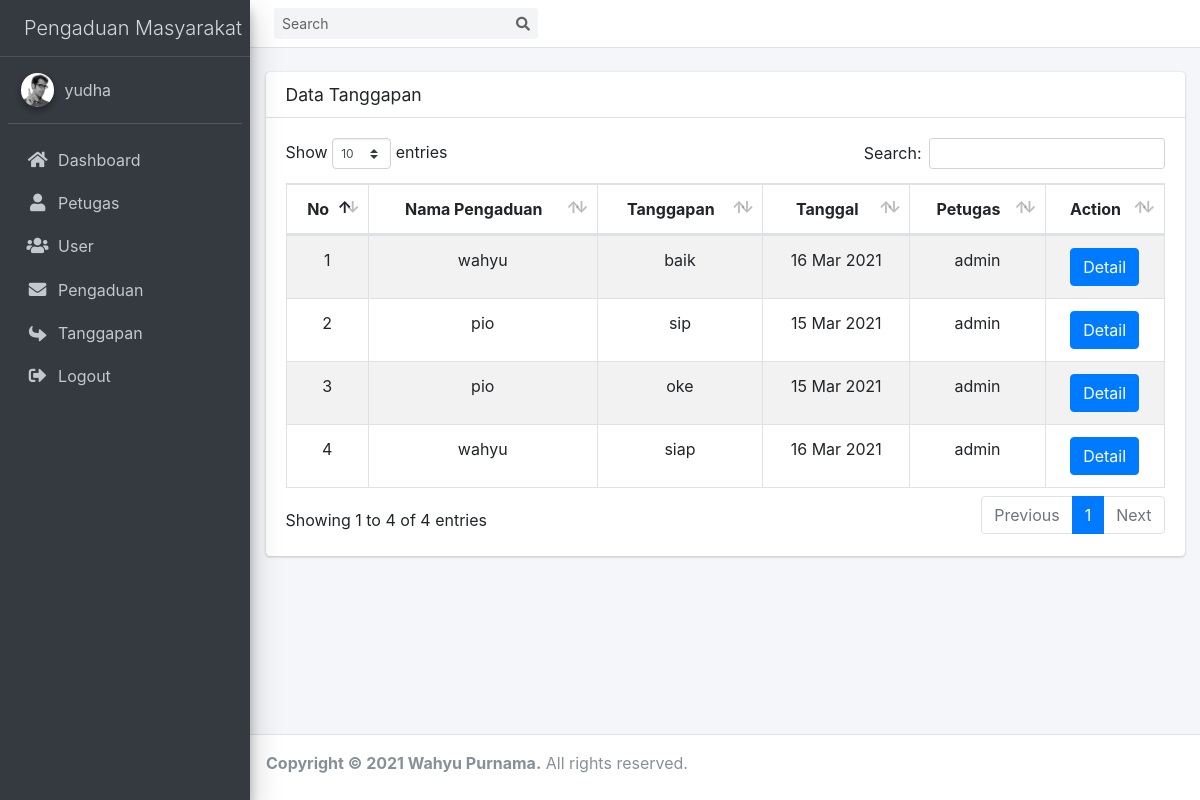
Screenshot of /index.php?page=tanggapan (signed in) with the database file from the repository.
### tables this page shows
CREATE TABLE `tanggapan` (
  `id_tanggapan` int(11) NOT NULL,
  `id_pengaduan` int(11) NOT NULL,
  `tgl_tanggapan` datetime NOT NULL DEFAULT CURRENT_TIMESTAMP,
  `tanggapan` text NOT NULL,
  `id_petugas` int(11) NOT NULL
);

CREATE TABLE `masyarakat` (
  `nik` char(16) NOT NULL,
  `nama` varchar(100) NOT NULL,
  `username` varchar(50) NOT NULL,
  `password` varchar(255) NOT NULL,
  `telp` varchar(14) NOT NULL
);

CREATE TABLE `pengaduan` (
  `id_pengaduan` int(11) NOT NULL,
  `tgl_pengaduan` datetime NOT NULL ON UPDATE CURRENT_TIMESTAMP,
  `nik` char(16) NOT NULL,
  `isi_laporan` text NOT NULL,
  `foto` varchar(255) NOT NULL,
  `status` enum('0','proses','selesai','') NOT NULL,
  `delete_at` datetime DEFAULT NULL
);

CREATE TABLE `petugas` (
  `id_petugas` int(11) NOT NULL,
  `nama_petugas` varchar(50) NOT NULL,
  `username` varchar(50) NOT NULL,
  `password` varchar(255) NOT NULL,
  `telp` varchar(14) NOT NULL,
  `level` enum('admin','petugas') NOT NULL
);

### model/Database.php (called while the page is built, shortened)
<?php
class Database
{
    private $hs = 'localhost';
    private $us = 'wahyu';
    private $pw = 'wahyup';
    private $db = 'ukk_pengaduan';
    public function conn()
    {
        $return = mysqli_connect($this->hs,$this->us,$this->pw,$this->db);
        return $return;
    }
}

### model/Tanggapan.php (called while the page is built, shortened)
<?php
class Tanggapan extends Database
{
    private $db;
    function __construct()
    {
        $this->db = $this->conn();
    }
    public function getData()
    {
        $sql = "SELECT * FROM tanggapan
                INNER JOIN pengaduan USING(id_pengaduan)
                INNER JOIN petugas USING(id_petugas)
                INNER JOIN masyarakat USING(nik)";
        $data = $this->db->query($sql);
        if ($data->num_rows > 0) {
            while ($h = $data->fetch_assoc()) {
                $hasil[] = $h;
            }
        }else {
            $hasil = [];
        }
        return $hasil;
    }
}

### views/tanggapan.php (the view, shortened to what this page needs)
<?php
    $t = new Tanggapan();
    if (isset($_SESSION['level'])) {
        if ($_SESSION['level'] == 1 || $_SESSION['level'] == 0) {
            $data = $t->getData();
        }
    }else {
        $data = $t->getDataBy($_SESSION['user']);
    }
?>
<br>
<div class="card ">
  <div class="card-header ">
    <h3 class="card-title">Data Tanggapan</h3>
  </div>
  <div class="card-body">
    <table id="example2" class="table table-bordered table-striped text-center">
      <thead>
      <tr>
        <th>No</th>
        <th>Nama Pengaduan</th>
        <th>Tanggapan</th>
        <th>Tanggal</th>
        <th>Petugas</th>
        <th>Action</th>
      </tr>
      </thead>
      <tbody>
          <?php $i = 1 ?>
          <?php foreach ($data as $d): ?>
              <tr>
                <td><?php echo $i++ ?></td>
                <td><?php echo $d['nama'] ?> </td>
                <td><?php echo $d['tanggapan'] ?> </td>
                <td><?php echo date('d M Y', strtotime($d['tgl_pengaduan'])) ?></td>
                <td><?php echo $d['nama_petugas'] ?> </td>
                <td>
                    <a href="?page=detail&id=<?php echo $d['id_pengaduan'] ?>" class="btn btn-primary">Detail</a>
                </td>
              </tr>
          <?php endforeach; ?>
      </tbody>
    </table>
  </div>
</div>

### rows the page displays
tanggapan: masyarakat.nama "wahyu", tanggapan "baik", id_pengaduan.tgl_pengaduan "16 Mar 2021", id_petugas.nama_petugas "admin"
tanggapan: masyarakat.nama "pio", tanggapan "sip", id_pengaduan.tgl_pengaduan "15 Mar 2021", id_petugas.nama_petugas "admin"
tanggapan: masyarakat.nama "pio", tanggapan "oke", id_pengaduan.tgl_pengaduan "15 Mar 2021", id_petugas.nama_petugas "admin"
tanggapan: masyarakat.nama "wahyu", tanggapan "siap", id_pengaduan.tgl_pengaduan "16 Mar 2021", id_petugas.nama_petugas "admin"

### other values shown
$_SESSION['user'] "yudha"
